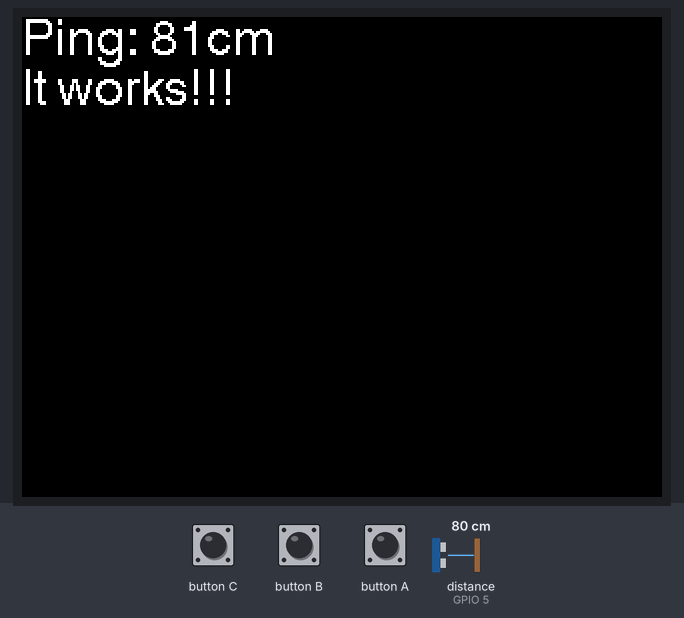
Simulated run of this sketch. Board: ESP32. Shown: 320×240 colour display. The test bench sets the inputs (shaded band); at power-on: distance to the obstacle (sensor on GPIO 5) 80 cm. The echo pulse lasts 58.3 µs per cm.

Above: at 1.3 s.
1.4 s: distance to the obstacle (sensor on GPIO 5) set to 2 cm
At 1.8 s:
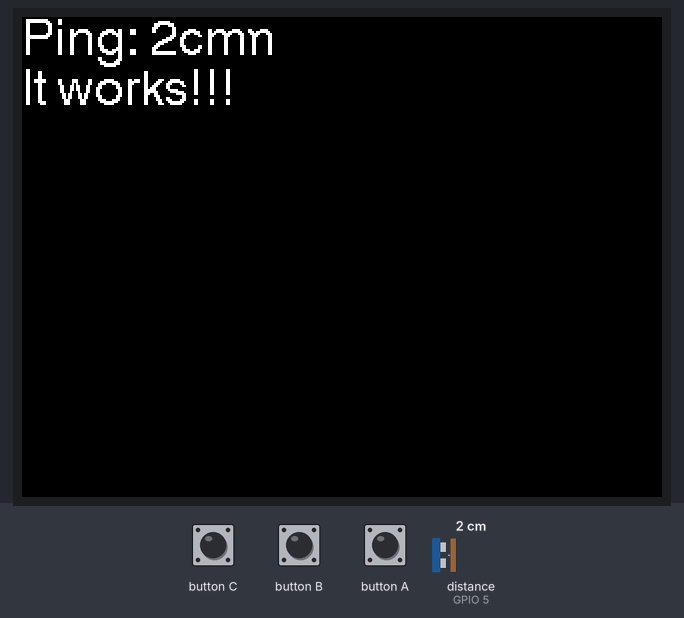
2.9 s: distance to the obstacle (sensor on GPIO 5) set to 4 cm
At 4.1 s:
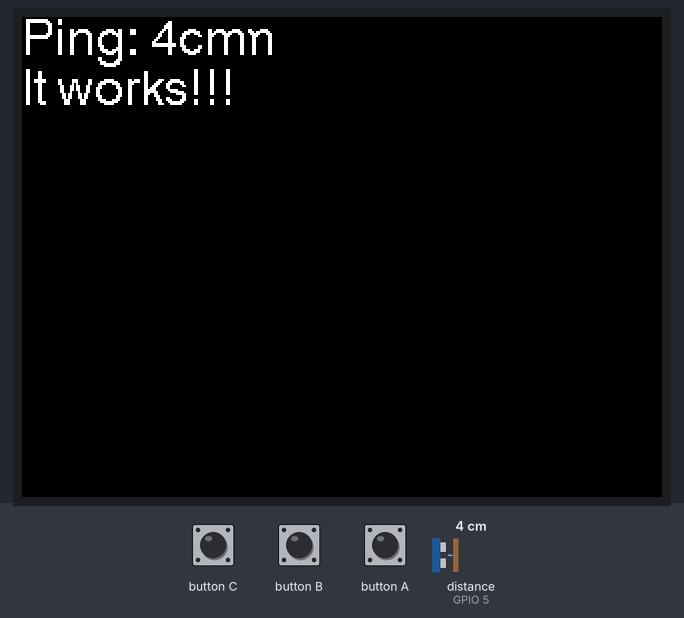
4.4 s: distance to the obstacle (sensor on GPIO 5) set to 9 cm
At 5.7 s:
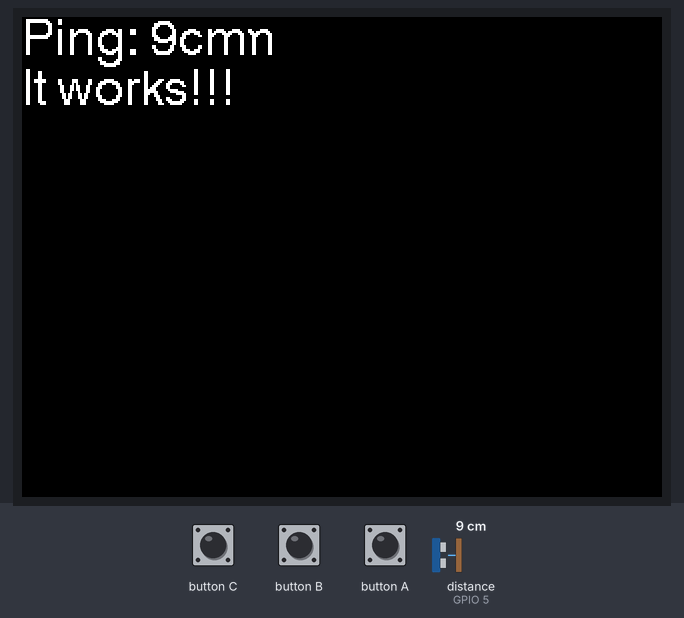
Timing chart, 0 to 7.4 s (numbered marks = the images above; inputs shaded):
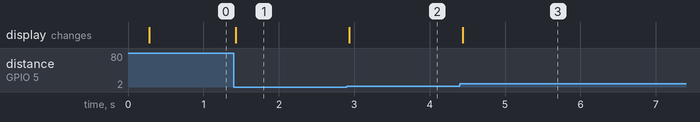

The sketch:

Ultrasound_M5.ino
```cpp
// ---------------------------------------------------------------------------
// Example NewPing library sketch that does a ping about 20 times per second.
// ---------------------------------------------------------------------------

#include <NewPing.h>
#include <M5Stack.h>

#define TRIGGER_PIN  2  // Arduino pin tied to trigger pin on the ultrasonic sensor.
#define ECHO_PIN     5// Arduino pin tied to echo pin on the ultrasonic sensor.
#define MAX_DISTANCE 500 // Maximum distance we want to ping for (in centimeters). Maximum sensor distance is rated at 400-500cm.

NewPing sonar(TRIGGER_PIN, ECHO_PIN, MAX_DISTANCE); // NewPing setup of pins and maximum distance.

void setup() {
  M5.begin();// Open serial monitor at 115200 baud to see ping results.
}

void loop() {
  M5.update();
  delay(50);                     // Wait 50ms between pings (about 20 pings/sec). 29ms should be the shortest delay between pings.
  M5.Lcd.print("Ping: ");
  M5.Lcd.print(sonar.ping_cm()); // Send ping, get distance in cm and print result (0 = outside set distance range)
  M5.Lcd.print("cm");
  M5.Lcd.setCursor(0, 25, 4);
  M5.Lcd.print("It works!!!");
  M5.Lcd.setCursor(0, 0, 4);

}
```

Measured:
- after the input at 1.4 s, the display: changes at once (image 1)
- after the input at 2.9 s, the display: changes at once (image 2)
- after the input at 4.4 s, the display: changes at once (image 3)
